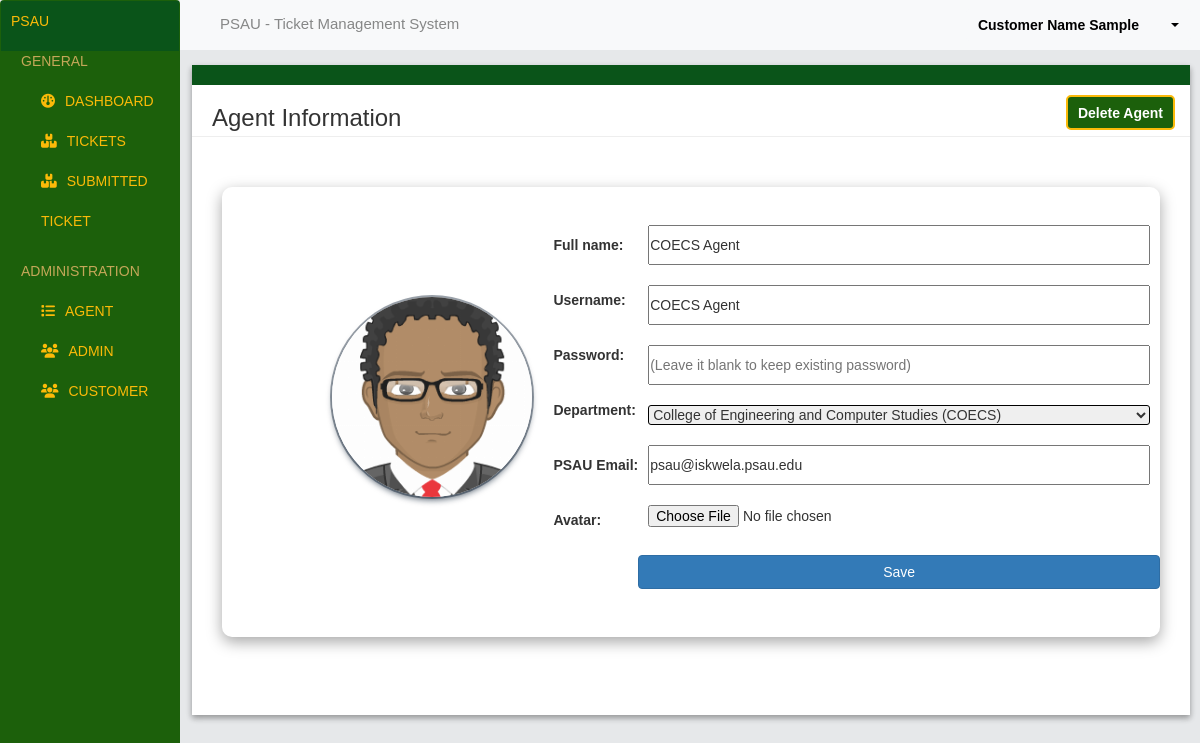
/admin/agents/open-agent.php?id=2 (signed in), run on the app's committed database.
### tables this page shows
CREATE TABLE `users` (
  `id` int(11) NOT NULL,
  `username` varchar(255) NOT NULL,
  `password` varchar(255) NOT NULL,
  `full_name` varchar(60) NOT NULL,
  `image` text NOT NULL,
  `psau_email` varchar(60) NOT NULL,
  `role` enum('customer','staff','admin') NOT NULL,
  `department` text NOT NULL
);

### admin/agents/open-agent.php (the view, shortened to what this page needs)
<?php
include_once '../../connectivity.php';
$username = $_SESSION["username"];
$sql = "SELECT id, full_name FROM users WHERE username = ?";
$stmt = $conn->prepare($sql);
$stmt->bind_param("s", $username);
$stmt->execute();
$result = $stmt->get_result();
if ($result->num_rows > 0) {
    $row = $result->fetch_assoc();
    $full_name = $row['full_name'];
} else {
    $user_id = null;
    $full_name = "Unknown";
}
?>
<!DOCTYPE html>
<html lang="en">
<head>
      <link rel="stylesheet" href="https://cdnjs.cloudflare.com/ajax/libs/font-awesome/6.5.2/css/all.min.css"
 />
    <link rel="stylesheet" href="https://maxcdn.bootstrapcdn.com/bootstrap/3.4.1/css/bootstrap.min.css">
    <link rel="stylesheet" href="https://cdn.datatables.net/1.13.4/css/dataTables.bootstrap5.min.css" />
      <link rel="stylesheet" href="../../css/admin-ui.css" />
</head>
<body>
    <div class="navbar">
        <div class="home-nav">
            <p>PSAU</p>
        </div>
        <ul>
            <p class="sub-title">General</p>
            <li class="dash"><a href="http://localhost/psau4/admin/index.php"><i class="fa-solid fa-gauge"></i>Dashboard</a></li>
            <li><a href="http://localhost/psau4/admin/tickets/index.php"><i class="fa-solid fa-boxes-stacked"></i>Tickets</a></li>
            <li><a href="http://localhost/psau4/admin/tickets/ticket-view.php"><i class="fa-solid fa-boxes-stacked"></i>Submitted Ticket</a></li>
            <br />
            <p class="sub-title">Administration</p>
            <li><a href="http://localhost/psau4/admin/agents/index.php"><i class="fa-solid fa-list"></i>Agent</a></li>
            <li><a href="http://localhost/psau4/admin/admin/index.php"><i class="fa-solid fa-users"></i>Admin</a></li>
            <li><a href="http://localhost/psau4/admin/customer/index.php"><i class="fa-solid fa-users"></i>Customer</a></li>
        </ul>
    </div>
    <div class="header">
        <div class="header-title">
            <p>PSAU - Ticket Management System</p>
        </div>
        <div class="account-header">
    <div class="dropdown">
        <button class="btn dropdown-toggle" type="button" data-toggle="dropdown">
            <div class="button-container"><p class="fullname"><?php echo $full_name; ?></p>
            <span class="caret"></span></div>
        </button>
    </div>
</div>
    </div>
   <?php
         $q = "select * from users where id={$_GET['id']}";
         $r = $conn->query($q);
         $row = $r->fetch_assoc();
        ?>
    <div class="content" style="min-height: 650px; height:auto;">
        <div class="content_design">a</div>
        <div class="conten_text">
            <h3>Agent Information </h3>
            <a href="javascript:void(0);" onclick="delete_rec(<?php echo $row['id']; ?>);"><button>Delete Agent</button></a>
        </div>
        <hr class="hr_content">
        <div>
            <div class="openAgent-container">
                <div class="avatar-container" >
                    <img id="avatar-preview" src="../../img/<?php echo $row['image']; ?>" alt="">
                </div>
                <div class="label-container">
                <form action="update-agent.php" method="post" enctype="multipart/form-data">
                    <div class="form-group">
                        <label for="name">Full name:</label>
                        <label for="">Username:</label>
                        <label for="">Password:</label>
                        <label for="">Department:</label>
                        <label for="">PSAU Email:</label>
                        <label for="">Avatar:</label>
                    </div>
                    </div>
                    <div class="input-container">
                            <input type="text" name="full_name" value="<?= $row['full_name'] ?>">
                            <input type="text" name="username" value="<?= $row['username'] ?>">
                            <input type="text" name="password" value="" placeholder="(Leave it blank to keep existing password)">
                            <select class="form-select" aria-label="<?= $row['department'] ?>" name="department">
                                <option value="College of Engineering and Computer Studies (COECS)" <?php if ($row['department'] == 'College of Engineering and Computer Studies (COECS)') echo 'selected'; ?>>College of Engineering and Computer Studies (COECS)</option>
                            </select>
                            <input type="text" name="psau_email" value="<?= $row['psau_email'] ?>">
                            <input type="file" id="image-input" name="image">
                            <button type="submit" class="btn btn-primary">Save</button>
                    </div>
            </div>
        </div>
    </div>
</body>
</html>

### css/admin-ui.css (style rules this page uses)
* { margin: 0; padding: 0; box-sizing: border-box; font-family: "Poppins", sans-serif; }
body { background-color: #E6E8EA; }
.navbar { background-color: #1C600B; width: 15%; top: 0; margin: 0%; position: relative; display: flex; flex-direction: column; height: 200vh; color: white; font-family: "Oswald", sans-serif; font-weight: 500; position:fixed; padding-bottom: 100px; text-transform: uppercase; }
.home-nav { background: #0A5419; padding: 10px; color: #FBBA09; }
.sub-title { padding-left: 20px; cursor: default; }
ul { padding: 0; color: #C4A759; }
ul li { list-style: none; transition: background-color 0.5s; }
ul li a { display: block; padding-left: 40px; text-decoration: none; line-height: 40px; color: #FBBA09; font-size: 20; transition: .3s; }
ul li a i { margin-right: 10px; }
.header { display: flex; flex-direction: row; justify-content: space-between; background-color: #F8F9FA; height: 50px; margin-left: 15%; position: fixed; top: 0; width: 85%; z-index: 100; transition: 300ms; }
.header-title { text-align:start ; font-size: 15px; color: #868787; flex: 1; padding: 13px; padding-left: 40px; }
.account-header { flex: 1; text-align: end; padding: 9px; }
.dropdown .btn { border: none; background-color: #F8F9FA; color: black; font-weight: bold; }
.content { display: flex; flex-direction: column; margin-top: 65px; margin-left: 16%; margin-right: 10px; box-shadow: rgba(0, 0, 0, 0.16) 0px 3px 6px, rgba(0, 0, 0, 0.23) 0px 3px 6px; font-family: "Poppins", sans-serif; background-color: #FFFFFF; }
.content_design { color: #0A5419 ; background-color: #0A5419; }
.conten_text { display: flex; flex-direction: row; justify-content: space-between; margin-left: 20px; font-size: 2rem; font-weight: 700; }
.conten_text a button { text-decoration: none; color: white; font-weight: light; font-size: 14px; padding: 5px; padding-left: 10px; padding-right: 10px; margin-right: 15px; background-color: #1C600B; border-radius: 5px; width: auto; height: 35px; margin-top: 10px; border: 2px solid #FBBA09; }
.hr_content { margin-top: -5px; background-color: #EEEEEE; margin-top: 5 px; }
.form-group { display: flex; flex-direction: column; align-items: flex-start; margin-left: 50px; }
.form-group label { margin-bottom: 5px; }
label, input { height: 40px; }
.button-container { position: relative; display: inline-block; height: 10px; }
.fullname { display: inline-block; margin-right: 40px; }
.caret { position: absolute; top: 50%; transform: translateY(-50%); right: 0; margin-top: 5px; }
.openAgent-container { display: flex; flex-direction: row; box-shadow: rgba(0, 0, 0, 0.35) 0px 5px 15px; margin: 30px; border-radius: 10px; height: 450px; }
.avatar-container { width: 30%; }
.avatar-container img { margin:110px 50px 100px 110px; border-radius: 50%; box-shadow: rgba(6, 24, 44, 0.4) 0px 0px 0px 2px, rgba(6, 24, 44, 0.65) 0px 4px 6px -1px, rgba(255, 255, 255, 0.08) 0px 1px 0px inset; }
.label-container { width: auto; margin-top: 38px; }
.label-container label { margin-top: 10px; }
.input-container { flex: 1; display: flex; flex-direction: column; margin-top: 28px; }
.input-container input, .input-container select { margin-top: 20px; margin: 10px; }
.createticket2 input,textarea,select { border-radius: 3px; border: 0.5px solid black; margin-left: 15px; }

### data on the page
users: full_name "Customer Name Sample"
users: image (picture), full_name "COECS Agent", username "COECS Agent", department "College of Engineering and Computer Studies (COECS)", psau_email "psau@iskwela.psau.edu"
